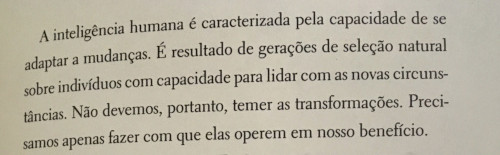
#> input picture ComputerVision/OCRPython/Imagens/trecho-livro.jpg, 500 x 155 px, found by its file name
$ python test12.py
#> lines starting #> are read from the running program, lines starting #| are printed output that depends on the picture; after the words box and inside, x2 and y2 are one past the last pixel; in counts of white or black regions, pixels touching at a corner belong together
import cv2

img = cv2.imread('/home/s0la1r3/Documentos/GitHub/Python/ComputerVision/OCRPython/Imagens/trecho-livro.jpg')
#> img is the input picture: shape (155, 500, 3); mean B, G, R 162.2, 177.8, 183.6
gray = cv2.cvtColor(img, cv2.COLOR_BGR2GRAY)
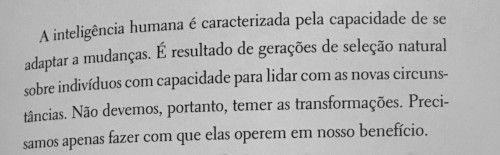
#> gray: shape (155, 500); min 17, max 215, mean 177.7

val, otsu = cv2.threshold(gray, 0, 255, cv2.THRESH_BINARY | cv2.THRESH_OTSU)
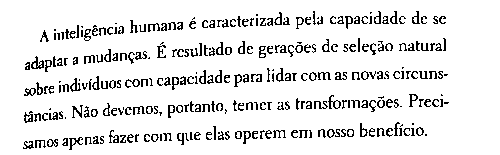
#> otsu: shape (155, 500); 90.1% white; black in thin lines or dots, all inside (x1, y1, x2, y2) = (23, 11, 449, 150)
#> val = 138
cv2.imshow('imagem', otsu)
cv2.waitKey(0)
cv2.destroyAllWindows()
print(val)
#| 138.0

img = cv2.imread('/home/s0la1r3/Documentos/GitHub/Python/ComputerVision/OCRPython/Imagens/receita01.jpg')
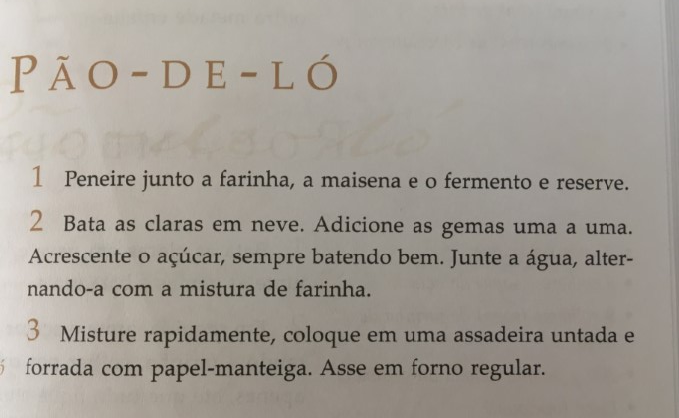
#> input picture ComputerVision/OCRPython/Imagens/receita01.jpg, 679 x 418 px, found by its file name
#> img is the input picture: shape (418, 679, 3); mean B, G, R 148.8, 156.7, 162.5
gray = cv2.cvtColor(img, cv2.COLOR_BGR2GRAY)
#> gray: shape (418, 679)

val, otsu = cv2.threshold(gray, 0, 255, cv2.THRESH_BINARY | cv2.THRESH_OTSU)
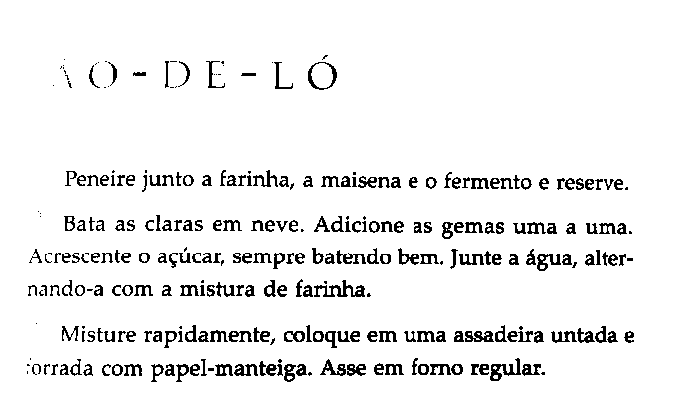
#> otsu: shape (418, 679); 93.9% white; black in thin lines or dots, all inside (x1, y1, x2, y2) = (27, 55, 634, 382)
#> val = 119
cv2.imshow('imagem', otsu)
cv2.waitKey(0)
cv2.destroyAllWindows()
print(val)
#| 119.0
